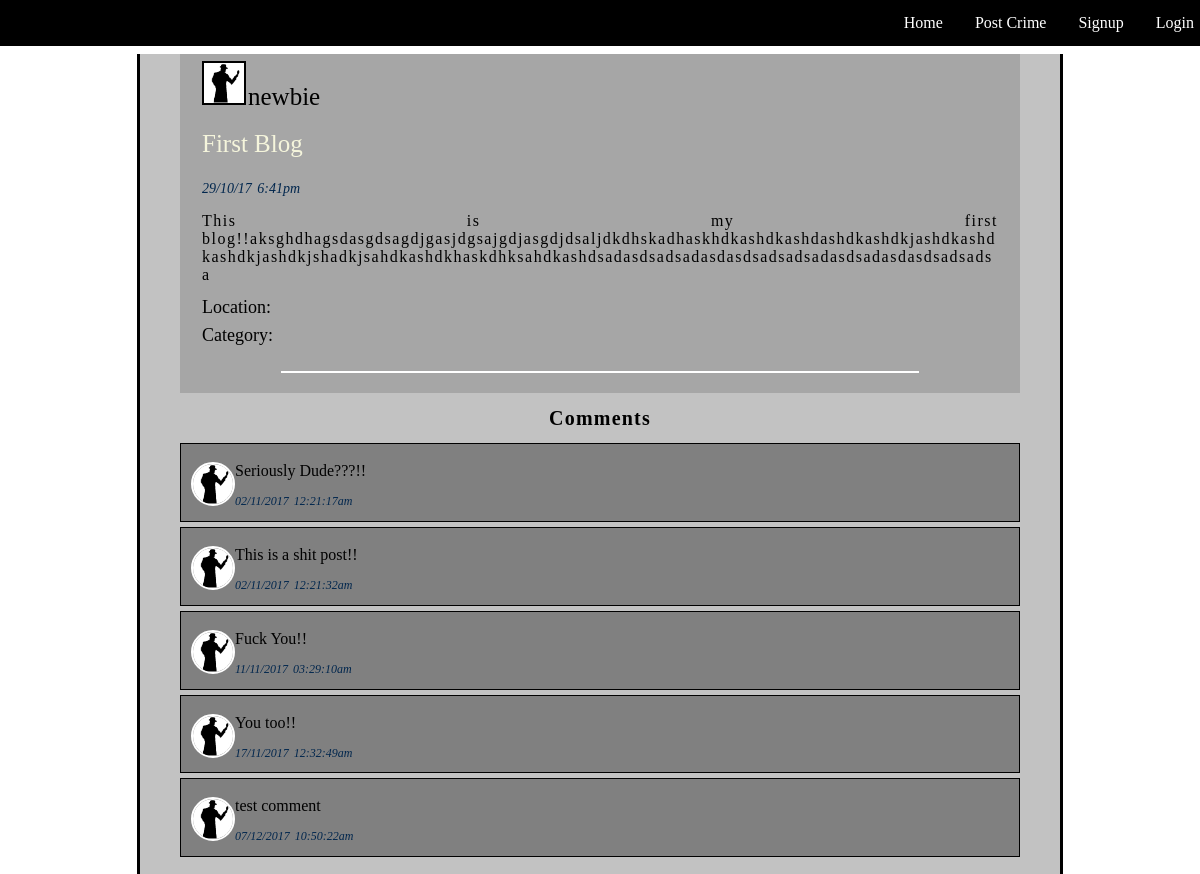
/Views/blog.php/?blog_id=1, run on an earlier commit of the app's database.
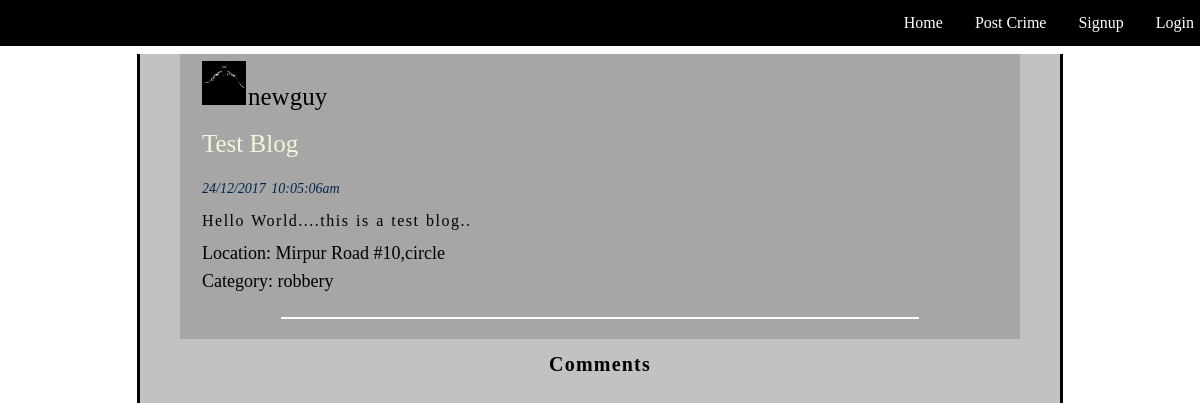
And on a later commit of the database.
### tables this page shows
CREATE TABLE `blogs` (
  `blog_id` int(11) NOT NULL,
  `title` varchar(100) DEFAULT NULL,
  `body` text,
  `datetime` varchar(70) DEFAULT NULL,
  `attachment` varchar(200) DEFAULT NULL,
  `blogger_id` int(11) DEFAULT NULL,
  `name_hidden` tinyint(1) DEFAULT NULL,
  `location` text,
  `category` varchar(50) DEFAULT NULL,
  `del` tinyint(1) DEFAULT '0'
);

CREATE TABLE `users` (
  `user_id` int(11) NOT NULL,
  `fname` varchar(80) DEFAULT NULL,
  `lname` varchar(80) DEFAULT NULL,
  `age` int(11) DEFAULT NULL,
  `bdate` varchar(11) DEFAULT NULL,
  `username` varchar(120) DEFAULT NULL,
  `email` varchar(50) DEFAULT NULL,
  `password` varchar(100) DEFAULT NULL,
  `pro_pic` varchar(180) DEFAULT NULL,
  `gender` varchar(20) DEFAULT NULL,
  `role` int(11) DEFAULT NULL,
  `del` tinyint(1) DEFAULT '0'
);

CREATE TABLE `comments` (
  `comment_id` int(11) NOT NULL,
  `blog_id` int(11) DEFAULT NULL,
  `user_id` int(11) DEFAULT NULL,
  `body` text,
  `datetime` varchar(70) DEFAULT NULL,
  `del` tinyint(1) DEFAULT '0'
);

### Controllers/login_controller.php (called while the page is built, shortened)
<?php
require_once(get_include_path()."\Projects\aiub project\Models\UserModel.php");
class Login{
    protected $logged = false;
    function isLogged()
    {
        return $this->logged;
    }
}
 ?>

### Controllers/BlogController.php (called while the page is built, shortened)
<?php
require(get_include_path()."\Projects\aiub project\Models\BlogModel.php");
class BlogController{
    private $blog;
    function BlogController()
    {
        $this->blog = new BlogModel();
    }
    function bloggerName($id)
    {
        return $this->blog->getBloggerName($id);
    }
    function getBlog($id)
    {
        return $this->blog->getBlog($id);
    }
    function getBloggerProfilePicture($id)
    {
        return $this->blog->getBloggerPP($id);
    }
}
 ?>

### Models/Models.php (called while the page is built, shortened)
<?php
class Models{
    public $server;
    public $user;
    public $pass;
    public $db;
    protected $conn;
    function Models($server = "localhost:3306" , $user = "root" , $pass ="" , $db = "is_that_crime")
    {
        $this->server = $server;
        $this->user = $user;
        $this->pass = $pass;
        $this->db = $db;
    }
    private function openConnection()
    {
        $this->conn = new mysqli($this->server , $this->user , $this->pass , $this->db);
        if($this->conn->connect_error)
        {
            $this->errorMessage($this->conn->connect_error);
            return false;
        }
        else
            return true;
    }
    function executeQuery($query)
    {
        if($this->openConnection())
        {
            if($this->result = $this->conn->query($query))
            {
                if($this->result->num_rows > 0)
                {
                    return $this->result;
                }
                else
                {
                    return false;
                }
            }
            else
            {
                $this->errorMessage($this->conn->error);
                return false;
            }
        }
        else
        {
            $this->errorMessage($this->conn->error);
            return false;
        }
    }
}
?>

### Models/BlogModel.php (called while the page is built, shortened)
<?php
require_once("Models.php");
class BlogModel extends Models{
    function getBloggerName($id)
    {
        $name = $this->executeQuery("select username from users where user_id in (select blogger_id from blogs where blogger_id = $id);");
        if($name->num_rows > 0)
        {
            $name = $name->fetch_assoc();
            $name = $name["username"];
            return $name;
        }
        else
            return false;
    }
    function getBloggerPP($id)
    {
        $url = $this->executeQuery("select pro_pic from users where user_id in (select blogger_id from blogs where blogger_id = $id);");
        if($url->num_rows > 0)
        {
            $url = $url->fetch_assoc();
            $url = $url["pro_pic"];
            return $url;
        }
        else
            return false;
    }
    function getBlog($id)
    {
        $blog = $this->executeQuery("select * from blogs where blog_id = $id and del = false");
        if($blog)
        {
            $blog = $blog->fetch_assoc();
            return $blog;
        }
        else
            return false;
    }
}
 ?>

### Controllers/CommentController.php (called while the page is built, shortened)
<?php
require(get_include_path()."\Projects\aiub project\Models\CommentModel.php");
class CommentController{
    private $comment = NULL;
    function CommentController()
    {
        $this->comment = new CommentModel();
    }
    function getCommentByBlog($id)
    {
        return $this->comment->getCommentsByBlog($id);
    }
}
 ?>

### Models/CommentModel.php (called while the page is built, shortened)
<?php
require_once("Models.php");
class CommentModel extends Models{
     function getCommentsByBlog($id)
     {
        $result = $this->executeQuery("select * from comments where blog_id = $id and del = false");
        if($result)
        {
            return $result;
        }
        else
            return false;
     }
}
 ?>

### Controllers/UserController.php (called while the page is built, shortened)
<?php
require_once(get_include_path()."\Projects\aiub project\Models\UserModel.php");
class UserController{
    private $user = NULL;
    function UserController()
    {
        $this->user = new UserModel();
    }
    function getProfilePicture($id)
    {
        return $this->user->getPP($id);
    }
}
 ?>

### Models/UserModel.php (called while the page is built, shortened)
<?php
require_once('Models.php');
class UserModel extends Models{
    function getPP($id)
    {
        $url = $this->executeQuery("select pro_pic from users where user_id = $id");
        $url = $url->fetch_assoc();
        $url = $url["pro_pic"];
        return $url;
    }
}
 ?>

### Views/blog.php (the view, shortened to what this page needs)
<html>
<head>
    <link rel="stylesheet" type="text/css" href="http://localhost:<?php echo  $_SERVER["SERVER_PORT"];?>/Projects/aiub%20project/css/navigation.css">
    <link rel="stylesheet" type="text/css" href="http://localhost:<?php echo  $_SERVER["SERVER_PORT"];?>/Projects/aiub%20project/css/blog_style.css">
    <link rel="stylesheet" type="text/css" href="http://localhost:<?php echo  $_SERVER["SERVER_PORT"];?>/Projects/aiub%20project/css/comment_style.css">
        <?php
            require(get_include_path()."\Projects\aiub project\Controllers\login_controller.php");
            require(get_include_path()."\Projects\aiub project\Controllers\UserController.php");
            require(get_include_path()."\Projects\aiub project\Controllers\CommentController.php");
            $login = new Login();
            $comment = new CommentController();
            $logged = $login->isLogged();
            $userId = $login->getUserid();
            require_once(get_include_path()."\Projects\aiub project\Controllers\BlogController.php");
            $blogControl = new BlogController();
         ?>
</head>
<body>
<div>
    <div class="navigation">
            <?php
            if($logged)
            {
                echo "<img id='pro_pic' src='{$_SESSION['pro_pic']}' onerror='return setDefaultPP(this)'/>";
				echo "<b class = 'navigationb'>Welcome ".$login->getUsername(). " , share your post!</b>";
				echo "<a class = 'right-li' href = 'http://localhost:".$_SERVER['SERVER_PORT']."/Projects/aiub project/Views/action/logout.php'>Logout</a>";
                echo "<a class = 'right-li' href = 'http://localhost:".$_SERVER['SERVER_PORT']."/Projects/aiub project/Views/user_info.php'>Profile</a>";
            }
            else
            {
            	echo "<a class = 'right-li' href = 'login.php'>Login</a>";
                echo "<a class = 'right-li' href = 'http://localhost:".$_SERVER['SERVER_PORT']."/Projects/aiub project/Views/signup.php'>Signup</a>";
            }
            ?>
            <a class = 'right-li' href = 'http://localhost:<?php echo  $_SERVER["SERVER_PORT"];?>/Projects/aiub project/Views/crime_post.php'>Post Crime</a>
            <a class = 'right-li' href = 'http://localhost:<?php echo  $_SERVER["SERVER_PORT"];?>/Projects/aiub project/index.php'>Home</a>
    </div>
    <article>
        <div id = "blog-container">
            <?php
            if(isset($_GET["blog_id"]))
            {
                $id = $_GET["blog_id"];
                $blog = $blogControl->getBlog($id);
                $blogger = "Anonymous";
                $blogger_pp = "";
                if(!$blog["name_hidden"])
                {
                    $blogger_id = $blog["blogger_id"];
                    $blogger = $blogControl->bloggerName($blogger_id);
                    $blogger_pp = $blogControl->getBloggerProfilePicture($blogger_id);
                }
                echo "<div id=\"blog-container-content\">";
                    echo "<img class='rectangular_pro_pic' src='$blogger_pp' onerror='return setDefaultPP(this)'/>";
                    echo "<b id =\"blogger_name\">".$blogger."</b>";
                    echo "<p class ='blog_title'>".$blog["title"]."</p>".checkRemovalbeBlog($blog["blog_id"] , $userId);
                    echo "<p class = \"datetime\">".$blog["datetime"]."</p>";
                    echo "<p class = \"body\">".$blog["body"]."</p>";
                    echo "<p class =\"bold-blog-content\">Location: ".$blog["location"]."</p>";
                    echo "<p class =\"bold-blog-content\">Category: ".$blog["category"]."</p>";
                echo "<hr>";
                echo "</div>";
                echo "<p id = \"comment-title\">Comments</p>";
                $commentResult = $comment->getCommentByBlog($id);
                if($commentResult)
                {
                    while($row = $commentResult->fetch_assoc())
                    {
                        $commenter_pp = $user->getProfilePicture($row["user_id"]);
                        echo "<div class=\"comments\" id = {$row['comment_id']}>";
                        echo "<p><img id='pro_pic' src='$commenter_pp' onerror='return setDefaultPP(this)'/> {$row['body']}</p><p class =\"comment-datetime\">{$row["datetime"]}".checkRemovableComment($row['comment_id'] , $id , $userId)."</p>";
                        echo "</div>";
                    }
                }
            }
            else
            {
                echo "Do Not Mess Up The URL";
            }
         ?>
     </div>
    </article>
</div>
</body>
</html>
<?php
function checkRemovableComment($cmntid , $blogid , $uid)
{
    return "";
}
function checkRemovalbeBlog($blogid , $userid)
{
    return "";
}
 ?>

### css/navigation.css (style rules this page uses)
body { margin:0px; padding:0px; }
.navigation { background-color:black; width: 100%; height: auto; top: 0px; position:fixed; padding-right: 50px; padding-left: 10px; }
.right-li { float:right; display: block; color:white; text-align: center; padding:14px 16px; text-decoration: none; font-size: 16px; }
.navigation a { display: inline-block; color: white; text-align: center; padding: 14px 16px; text-decoration: none; }
#pro_pic { width: 40px; height: 40px; border:2px solid white; border-radius:50px; float:left; }

### css/blog_style.css (style rules this page uses)
body { margin:0px; padding: 0px; }
article { margin-top: 4.5%; }
::placeholder { color: white; font-style: italic; }
hr { border: 1px solid white;clear: both; margin-top:30px; width: 80%; }
.blog_title { font-size: 25px; padding: 0px; text-decoration: none; font-family: 'Tahoma'; text-transform: capitalize; font-weight:; color:beige; }
.datetime { font-size: 14px; font-style: italic; font-family: 'Tahoma'; line-height: 0.9; word-spacing: 2; color:#00264d; }
.body { font-size: 16px; letter-spacing: 1.5; font-family: 'Tahoma'; word-spacing: 1; color: black; word-wrap:break-word; }
.bold-blog-content { font-size: 18px; font-weight:500; line-height: 0.6; font-family: 'Tahoma'; color: black; text-align: left; }
.rectangular_pro_pic { width: 40px; height: 40px; border:2px solid black; }
#blog-container { max-width:70%; height:800px; background-color:#c2c2c2; color:black; border-color:transparent; border-style:none; border-left:3px solid black; border-right:3px solid black; padding: 0px 40px 20px 40px; margin: 0 auto; }
#blog-container-content { max-width:100%; height:auto; border:2px solid transparent; background-color: #a6a6a6; padding: 5px 20px 10px 20px; text-align: justify; box-sizing: border-box; }
#blogger_name { font-size: 25px; font-weight: normal; line-height: 0.6; font-family: 'Tahoma'; color: black; border:2px solid transparent; padding:10px 0px 10px 0px; }

### css/comment_style.css (style rules this page uses)
#comment-title { font-size: 20px; text-decoration: none; font-family:; color:; font-weight: bold; letter-spacing:1.2; line-height: .5; text-align: center; }
::placeholder { color: black; font-style: italic; }
.comments { width:100%; height:auto; padding:2px 10px 2px 10px; margin-bottom: 5px; border:1px solid black; border-bottom-color: black; background-color: grey; overflow: auto; box-sizing: border-box; }
.comment-datetime { font-size: 12px; font-style: italic; font-family: 'Tahoma'; line-height: 0.9; word-spacing: 2; color:#00264d; }

What changed in the data, as far as the page shows it:
removed comments: user.pro_pic (placeholder picture), body "Seriously Dude???!!", datetime "02/11/2017 12:21:17am"
removed comments: user.pro_pic (placeholder picture), body "This is a shit post!!", datetime "02/11/2017 12:21:32am"
removed comments: body "Fuck You!!", datetime "11/11/2017 03:29:10am"
removed comments: user.pro_pic (placeholder picture), body "You too!!", datetime "17/11/2017 12:32:49am"
removed comments: body "test comment", datetime "07/12/2017 10:50:22am"
changed blogs: blogger.pro_pic: picture added; blogger.username "newbie" → "newguy"; title "First Blog" → "Test Blog"; datetime "29/10/17 6:41pm" → "24/12/2017 10:05:06am"; body "This is my first blog!!aksghdhagsdasgdsagdjgasjdgsajgdjasgdjdsaljdkdhskadhaskhdkashdkashdashdkashdkjashdkashdkashdkjashdkjshadkjsahdkashdkhaskdhksahdkashdsadasdsadsadasdasdsadsadsadasdsadasdasdsadsadsa" → "Hello World....this is a test blog.."; location (not shown) → "Mirpur Road #10,circle"; category (not shown) → "robbery"
